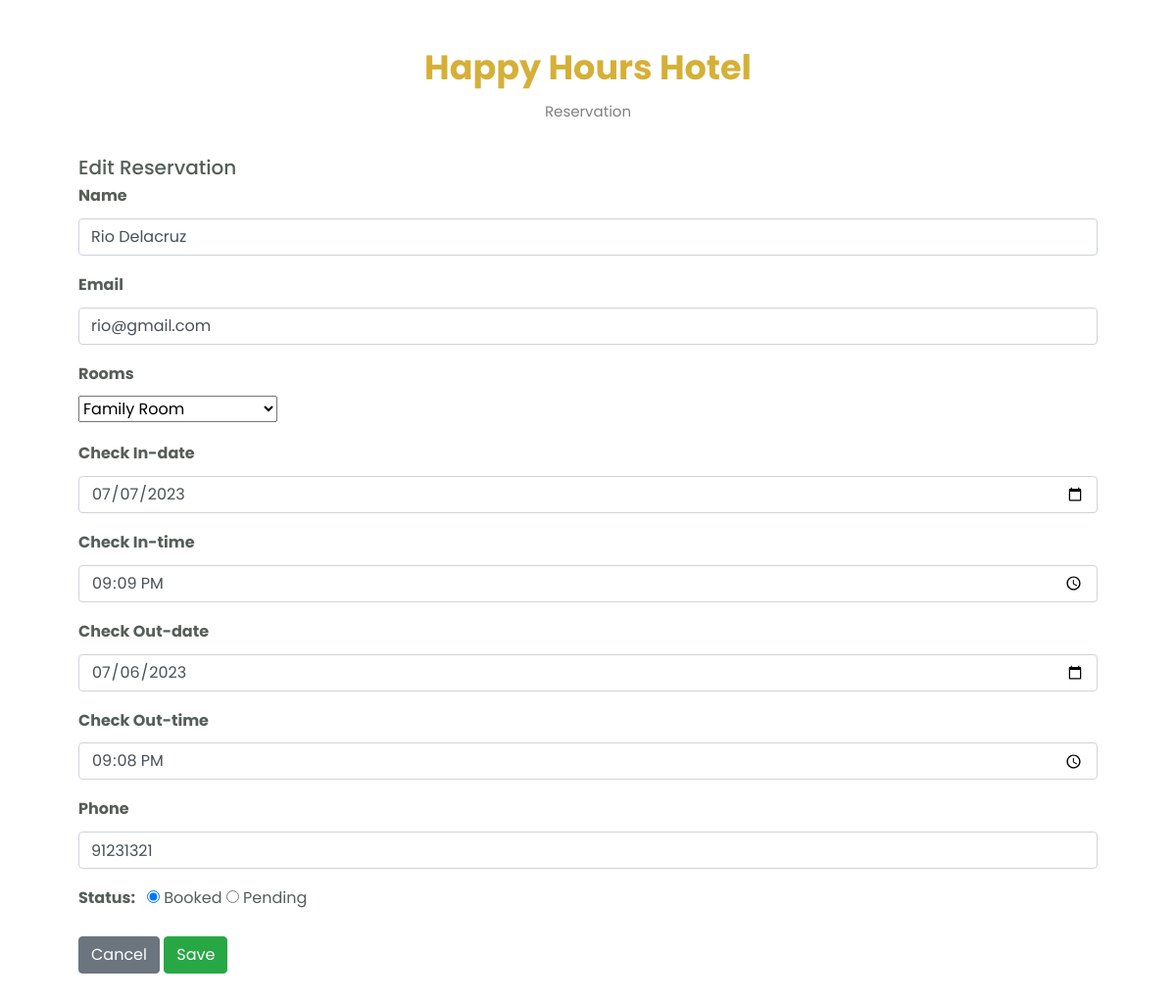
Screenshot of /BookingSystem/admin/EditBooking.php?book_id=6&ref_id=Ref:1649c2fb6ef0d0 (signed in) with the database file from the repository.
### tables this page shows
CREATE TABLE `tbl_bookings` (
  `book_id` int(11) NOT NULL,
  `cust_id` int(11) NOT NULL,
  `room_id` int(11) NOT NULL,
  `booker_name` varchar(200) NOT NULL,
  `booker_phone_number` varchar(200) NOT NULL,
  `booker_email` varchar(200) NOT NULL,
  `date_check_in` date NOT NULL,
  `time_check_in` varchar(200) NOT NULL,
  `date_check_out` date NOT NULL,
  `time_check_out` varchar(200) NOT NULL,
  `book_status` varchar(200) NOT NULL DEFAULT 'Pending',
  `reference_id` varchar(200) DEFAULT NULL
);

### BookingSystem/admin/EditBooking.php (the view, shortened to what this page needs)
<?php
include '../functions.php';
?>
<?php
if (isset($_SESSION['session_admin_id']) and isset($_GET['book_id']) and in_array($_GET['book_id'], getBooking_id())){
    $book_id = $_GET['book_id'];
    $query = "SELECT tbl_bookings.booker_name, tbl_bookings.booker_email, tbl_bookings.room_id, tbl_bookings.date_check_in, tbl_bookings.time_check_in, tbl_bookings.date_check_out, tbl_bookings.time_check_out, tbl_bookings.booker_phone_number, tbl_bookings.book_status, tbl_customers.cust_id
FROM tbl_bookings
JOIN tbl_rooms ON tbl_bookings.room_id = tbl_rooms.room_id
JOIN tbl_customers ON tbl_bookings.cust_id = tbl_customers.cust_id
WHERE tbl_bookings.book_id = $book_id";
    $result = mysqli_query($conn, $query);
    if ($result){
        $row = $result->fetch_assoc();
        $booker_name = $row['booker_name'];
        $booker_email = $row['booker_email'];
        $booker_phone_number = $row['booker_phone_number'];
        $book_status = $row['book_status'];
        $room_id = $row['room_id'];
        $date_check_in = $row['date_check_in'];
        $time_check_in = $row['time_check_in'];
        $date_check_out = $row['date_check_out'];
        $time_check_out = $row['time_check_out'];
    }
}
else{
    header("Location: index.php");
    exit();
}
?>
<!doctype html>
<html lang="en">
<head>
    <link rel="stylesheet" href="css/bootstrap.min.css">
    <link rel="stylesheet" href="css/custom.css">
</head>
<body>
<div class="wrapper">
    <div id="content">
        <div class="xp-breadcrumbbar text-center">
            <h3>Happy Hours Hotel</h3>
            <p>Reservation</p>
        </div>
    </div>
    <div class="container">
        <div class="edit-form">
            <div class="row">
                <div class="col-sm-12 p-0">
                    <h5 class="modal-title">Edit Reservation</h5>
                    <form method="post">
                        <div class="form-group">
                            <label><strong>Name</strong></label>
                            <input name="booker_name" value="<?php echo $booker_name?>" type="text" class="form-control" required>
                        </div>
                        <div class="form-group">
                            <label><strong>Email</strong></label>
                            <input type="email" name="booker_email" value=" <?php echo $booker_email ?> " class="form-control" required>
                        </div>
                        <div class="form-group">
                            <label><strong>Rooms</strong></label>
                            <br>
                            <select name="room" id="room" required>
                                <option value="1003"<?php if ($room_id== 1003) echo "selected"?>  >Family Room</option>
                            </select>
                        </div>
                        <div class="form-group">
                            <label><strong>Check In-date</strong></label>
                            <input value="<?php echo $date_check_in?>" name="date_check_in" type="date" class="form-control" required>
                        </div>
                        <div class="form-group">
                            <label><strong>Check In-time</strong></label>
                            <input value="<?php echo $time_check_in?>"  name="time_check_in"  type="time" class="form-control" required>
                        </div>
                        <div class="form-group">
                            <label><strong>Check Out-date</strong></label>
                            <input value="<?php echo $date_check_out?>"  name="date_check_out"  type="date" class="form-control" required>
                        </div>
                        <div class="form-group">
                            <label><strong>Check Out-time</strong></label>
                            <input value="<?php echo $time_check_out?>" name="time_check_out"  type="time" class="form-control" required>
                        </div>
                        <div class="form-group">
                            <label><strong>Phone</strong></label>
                            <input value="<?php echo $booker_phone_number?>" name="phone_number" type="text" class="form-control" required>
                        </div>
                        <div class="form-group">
                            <label><strong>Status: </strong>&nbsp;</label>
                            <input type="radio" name="status" value="Booked" <?php if ($book_status == 'Booked') echo "checked"?>> Booked
                            <input type="radio" name="status" value="Pending"  <?php if ($book_status == 'Pending') echo "checked"?>> Pending
                        </div>
                        <a href="index.php" type="button" class="btn btn-secondary" data-dismiss="modal">Cancel</a>
                        <input type="submit" name="save_edit" value="Save" class="btn btn-success">
                    </form>
                </div>
            </div>
        </div>
    </div>
</div>
</body>
</html>

### BookingSystem/admin/css/custom.css (style rules this page uses)
body,html { line-height:1.8; font-family:'Poppins',sans-serif; color:#555e58; text-transform: none; font-weight:400; margin:0px; padding:0px; }
p { font-size:15px; margin:12px 0 0; line-height:24px; }
a { color:#cdc9c9; font-weight:400; }
a,a:hover,a:focus { color:#333; text-decoration:none; transition:all 0.3s; }
.wrapper { position:relative; width:100%; overflow:auto; }
.xp-breadcrumbbar { margin-top: 3rem; }
.xp-breadcrumbbar h3 { font-weight: bold; color: #D5B038; font-size: 35px; }
.xp-breadcrumbbar p { color: grey; margin-bottom: 30px; }
.edit-form { padding-left: 50px; padding-right: 50px; padding-bottom: 50px; }

### rows the page displays
tbl_bookings: booker_name "Rio Delacruz", booker_email "rio@gmail.com", room "Family Room", date_check_in "07/07/2023", time_check_in "21:09", date_check_out "07/06/2023", time_check_out "21:08", phone_number "91231321", book_status "☑"
